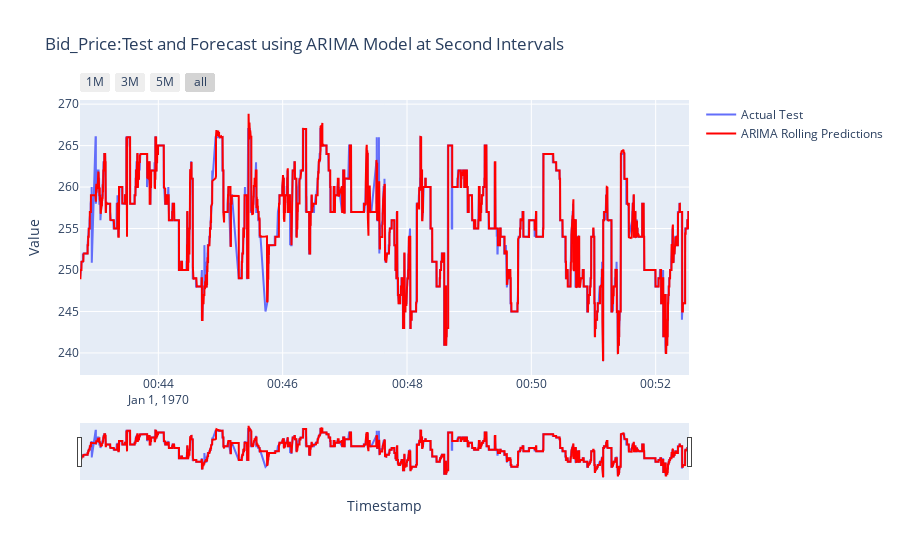

Notebook source saved alongside this figure:
### Code cell
import plotly.graph_objs as go

fig = go.Figure()
fig.add_trace(go.Scatter(x=test.index, y=test, mode='lines', name='Actual Test'))
fig.add_trace(go.Scatter(x=predictions_series.index, y=predictions_series, mode='lines', name='ARIMA Rolling Predictions', line=dict(color='red')))
fig.update_layout(
    title='Bid_Price:Test and Forecast using ARIMA Model at Second Intervals',
    xaxis_title='Timestamp',
    yaxis_title='Value',
    xaxis=dict(
        rangeselector=dict(
            buttons=list([
                dict(count=1, label="1M", step="minute", stepmode="backward"),
                dict(count=3, label="3M", step="minute", stepmode="backward"),
                dict(count=5, label="5M", step="minute", stepmode="backward"),
                dict(step="all")
            ])
        ),
        rangeslider=dict(visible=True),
        type="date"
    )
)

fig.show()

### Figure 1 — Plotly figure (JSON) as saved in the notebook; plotly's stock layout.template omitted (floating-point values rounded to 4 significant figures; data arrays with more than 128 entries replaced by an {"elided": "..."} marker saying what was removed)
{"data": [{"mode": "lines", "name": "Actual Test", "type": "scatter", "x": {"elided": "6000 str values"}, "y": {"elided": "6000 int values"}}, {"line": {"color": "red"}, "mode": "lines", "name": "ARIMA Rolling Predictions", "type": "scatter", "x": {"elided": "6000 str values"}, "y": {"elided": "6000 float values"}}], "layout": {"autosize": true, "title": {"text": "Bid_Price:Test and Forecast using ARIMA Model at Second Intervals"}, "xaxis": {"autorange": true, "range": ["1970-01-01 00:42:44.382", "1970-01-01 00:52:32.173"], "rangeselector": {"buttons": [{"count": 1, "label": "1M", "step": "minute", "stepmode": "backward"}, {"count": 3, "label": "3M", "step": "minute", "stepmode": "backward"}, {"count": 5, "label": "5M", "step": "minute", "stepmode": "backward"}, {"step": "all"}]}, "rangeslider": {"autorange": true, "range": ["1970-01-01 00:42:44.382", "1970-01-01 00:52:32.173"], "visible": true, "yaxis": {"_template": null, "rangemode": "match"}}, "title": {"text": "Timestamp"}, "type": "date"}, "yaxis": {"autorange": true, "range": [237.3, 270.5], "title": {"text": "Value"}, "type": "linear"}}}
